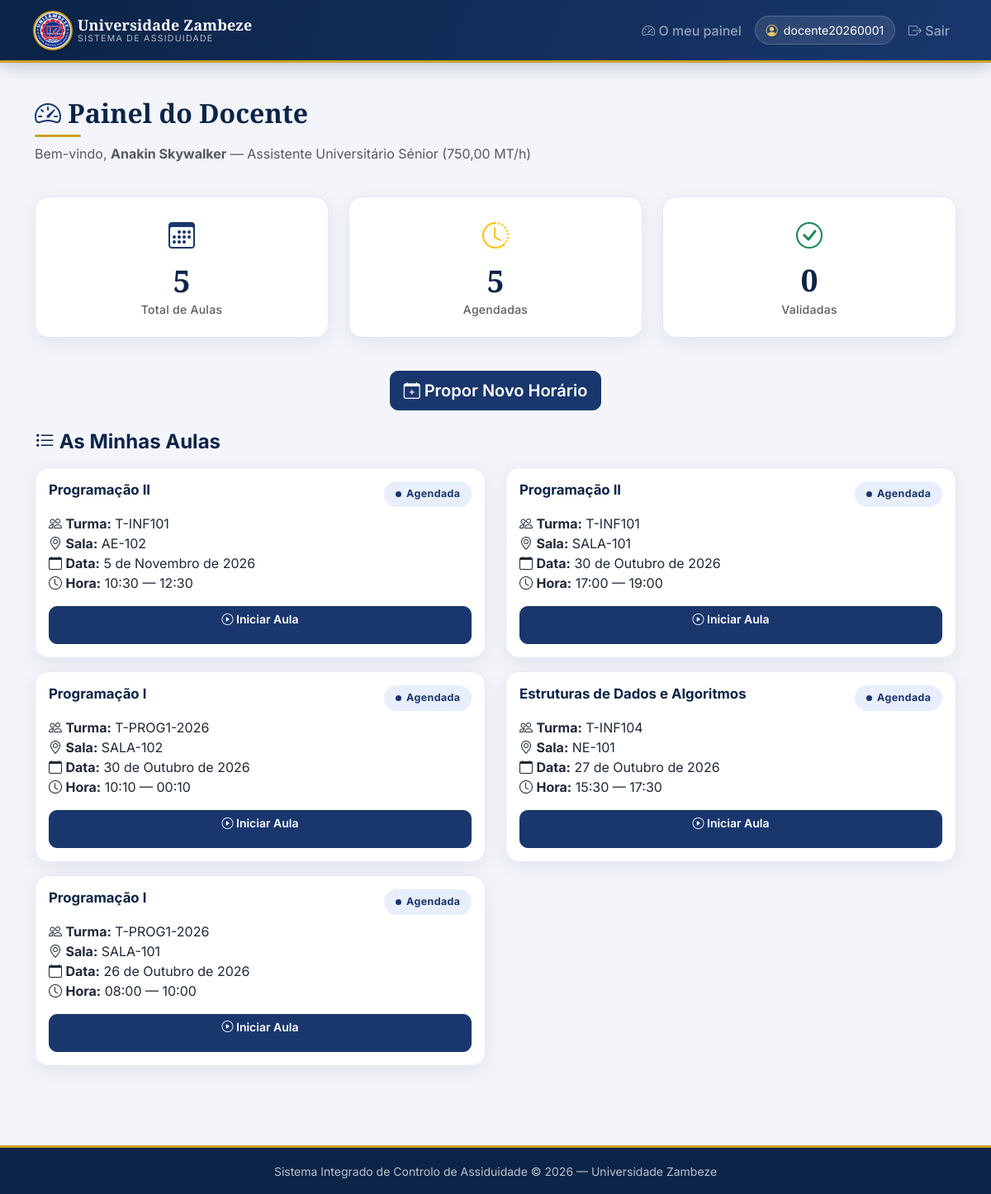
Page /painel/ (signed in) on the committed database.
### sistema/models.py (models this page shows, shortened)
class Docente(models.Model):
    user = models.OneToOneField(User, on_delete=models.CASCADE, null=True, blank=True)
    numero_docente = models.CharField(max_length=20, unique=True)
    nome = models.CharField(max_length=200)
    categoria = models.ForeignKey(CategoriaDocente, on_delete=models.PROTECT)
    departamento = models.CharField(max_length=100)
    estado = models.BooleanField(default=True)
    class Meta:
        verbose_name = "Docente"
        verbose_name_plural = "Docentes"

class CategoriaDocente(models.Model):
    designacao = models.CharField(max_length=100)
    valor_hora = models.DecimalField(max_digits=10, decimal_places=2)
    data_inicio = models.DateField()
    data_fim = models.DateField(null=True, blank=True)
    class Meta:
        verbose_name = "Categoria de Docente"
        verbose_name_plural = "Categorias de Docentes"

class Aula(models.Model):
    ESTADOS = [
        ("agendada", "Agendada"),
        ("em_curso", "Em curso"),
        ("validada", "Validada"),
        ("bloqueada", "Bloqueada"),
        ("cancelada", "Cancelada"),
    ]
    turma = models.ForeignKey(Turma, on_delete=models.PROTECT)
    docente = models.ForeignKey(Docente, on_delete=models.PROTECT)
    uc = models.ForeignKey(UC, on_delete=models.PROTECT)
    sala = models.ForeignKey(Sala, on_delete=models.PROTECT)
    data = models.DateField()
    hora_inicio = models.TimeField()
    hora_fim = models.TimeField()
    sumario = models.TextField(blank=True)
    tema = models.CharField(max_length=200, blank=True)
    estado = models.CharField(max_length=20, choices=ESTADOS, default="agendada")
    hora_inicio_real = models.TimeField(null=True, blank=True)
    hora_fim_real = models.TimeField(null=True, blank=True)
    class Meta:
        verbose_name = "Aula"
        verbose_name_plural = "Aulas"

class UC(models.Model):
    codigo = models.CharField(max_length=20, unique=True)
    nome = models.CharField(max_length=200)
    curso = models.ForeignKey(Curso, on_delete=models.CASCADE)
    creditos = models.IntegerField()
    carga_horaria = models.IntegerField(help_text="Horas totais")
    class Meta:
        verbose_name = "Unidade Curricular"
        verbose_name_plural = "Unidades Curriculares"

class Turma(models.Model):
    codigo = models.CharField(max_length=20, unique=True)
    uc = models.ForeignKey(UC, on_delete=models.CASCADE)
    ano_letivo = models.CharField(max_length=10)
    semestre = models.CharField(max_length=10)
    capacidade = models.IntegerField()
    estado = models.BooleanField(default=True)

class Sala(models.Model):
    EDIFICIOS = [
        ("Novo Edifício", "Novo Edifício"),
        ("Antigo Edifício", "Antigo Edifício"),
        ("Faculdade de Direito", "Faculdade de Direito"),
        ("Anfiteatros", "Anfiteatros"),
    ]
    codigo = models.CharField(max_length=20, unique=True)
    edificio = models.CharField(max_length=100, choices=EDIFICIOS)
    piso = models.CharField(max_length=10)
    recinto = models.ForeignKey(Recinto, on_delete=models.PROTECT, null=True, blank=True)
    latitude = models.DecimalField(max_digits=10, decimal_places=7, null=True, blank=True)
    longitude = models.DecimalField(max_digits=10, decimal_places=7, null=True, blank=True)
    qr_code = models.CharField(max_length=100, blank=True, help_text="Código QR da sala")
    wifi_ssid = models.CharField(max_length=100, blank=True)
    ip_subnet = models.CharField(max_length=50, blank=True, help_text="Ex: 192.168.10.0/24")
    beacon_id = models.CharField(max_length=100, blank=True)
    estado = models.BooleanField(default=True)
    class Meta:
        verbose_name = "Sala"
        verbose_name_plural = "Salas"

### sistema/views.py (the view)
# urls.py: path("painel/", views.painel_docente, name="painel"),
@login_required(login_url="login")
def painel_docente(request):
    if e_coordenacao(request.user):
        return redirect("coordenacao")
    try:
        docente = Docente.objects.get(user=request.user)
    except Docente.DoesNotExist:
        docente = None
    if request.user.is_superuser:
        aulas = Aula.objects.all().order_by("-data", "-hora_inicio")
    elif docente:
        aulas = Aula.objects.filter(docente=docente).order_by("-data", "-hora_inicio")
    else:
        aulas = Aula.objects.none()
    context = {
        "docente": docente,
        "aulas": aulas,
        "total_aulas": aulas.count(),
        "aulas_validadas": aulas.filter(estado="validada").count(),
        "aulas_agendadas": aulas.filter(estado="agendada").count(),
    }
    return render(request, "sistema/painel.html", context)

### sistema/views_coordenacao.py (called while the page is built)
def e_coordenacao(user):
    if not user.is_authenticated:
        return False
    if user.is_superuser:
        return True
    return user.groups.filter(name__in=GRUPOS_COORDENACAO).exists()

### sistema/templates/sistema/painel.html (shortened to what this page needs)
{% extends 'sistema/base.html' %}
{% block content %}
<div class="row mb-4">
    <div class="col-12">
        <h2>
            <i class="bi bi-speedometer2 text-primary"></i>
            Painel do Docente
        </h2>
        {% if docente %}
        <p class="text-muted">
            Bem-vindo, <strong>{{ docente.nome }}</strong> —
            {{ docente.categoria.designacao }} ({{ docente.categoria.valor_hora }} MT/h)
        </p>
        {% else %}
        <p class="text-muted">
            Bem-vindo, <strong>{{ user.username }}</strong> (modo administrador)
        </p>
        {% endif %}
    </div>
</div>
<div class="row mb-4">
    <div class="col-md-4 col-6 mb-3">
        <div class="card text-center">
            <div class="card-body">
                <i class="bi bi-calendar3 text-primary" style="font-size: 2rem;"></i>
                <h3 class="mt-2 mb-0">{{ total_aulas }}</h3>
                <small class="text-muted">Total de Aulas</small>
            </div>
        </div>
    </div>
    <div class="col-md-4 col-6 mb-3">
        <div class="card text-center">
            <div class="card-body">
                <i class="bi bi-clock-history text-warning" style="font-size: 2rem;"></i>
                <h3 class="mt-2 mb-0">{{ aulas_agendadas }}</h3>
                <small class="text-muted">Agendadas</small>
            </div>
        </div>
    </div>
    <div class="col-md-4 col-12 mb-3">
        <div class="card text-center">
            <div class="card-body">
                <i class="bi bi-check-circle text-success" style="font-size: 2rem;"></i>
                <h3 class="mt-2 mb-0">{{ aulas_validadas }}</h3>
                <small class="text-muted">Validadas</small>
            </div>
        </div>
    </div>
</div>
<div class="row mb-4">
    <div class="col-12 text-center">
        <a href="{% url 'propor_horario' %}" class="btn btn-primary btn-lg">
            <i class="bi bi-calendar-plus"></i> Propor Novo Horário
        </a>
    </div>
</div>
<h4 class="mb-3">
    <i class="bi bi-list-task"></i> As Minhas Aulas
</h4>
{% if aulas %}
    <div class="row">
    {% for aula in aulas %}
        <div class="col-md-6 col-12 card-aula">
            <div class="card mb-3">
                <div class="card-body">
                    <div class="d-flex justify-content-between align-items-start mb-2">
                        <h5 class="card-title mb-0">{{ aula.uc.nome }}</h5>
                        <span class="badge-estado badge-{{ aula.estado }}">
                            {{ aula.get_estado_display }}
                        </span>
                    </div>
                    <p class="card-text mb-2">
                        <i class="bi bi-people"></i> <strong>Turma:</strong> {{ aula.turma.codigo }}<br>
                        <i class="bi bi-geo-alt"></i> <strong>Sala:</strong> {{ aula.sala.codigo }}<br>
                        <i class="bi bi-calendar"></i> <strong>Data:</strong> {{ aula.data }}<br>
                        <i class="bi bi-clock"></i> <strong>Hora:</strong> {{ aula.hora_inicio }} — {{ aula.hora_fim }}
                    </p>
                    <div class="mt-3">
                        {% if aula.estado == "agendada" %}
                        <a href="{% url 'detalhe_aula' aula.id %}" class="btn btn-primary btn-sm btn-mobile w-100">
                            <i class="bi bi-play-circle"></i> Iniciar Aula
                        </a>
                        {% elif aula.estado == "em_curso" %}
                        <a href="{% url 'detalhe_aula' aula.id %}" class="btn btn-warning btn-sm btn-mobile w-100">
                            <i class="bi bi-hourglass-split"></i> Continuar Aula
                        </a>
                        {% elif aula.estado == "bloqueada" %}
                        <a href="{% url 'detalhe_aula' aula.id %}" class="btn btn-danger btn-sm btn-mobile w-100">
                            <i class="bi bi-x-octagon"></i> Aula Bloqueada
                        </a>
                        {% elif aula.estado == "validada" %}
                        <a href="{% url 'detalhe_aula' aula.id %}" class="btn btn-success btn-sm btn-mobile w-100">
                            <i class="bi bi-check-circle"></i> Ver Aula Concluída
                        </a>
                        {% endif %}
                    </div>
                </div>
            </div>
        </div>
    {% endfor %}
    </div>
{% else %}
    <div class="alert alert-info">
        <i class="bi bi-info-circle"></i>
        Ainda não tem aulas registadas.
    </div>
{% endif %}
{% endblock %}

### sistema/templates/sistema/base.html (shortened to what this page needs)
{% load static %}
<!DOCTYPE html>
<html lang="pt">
<head>
    <link href="https://cdn.jsdelivr.net/npm/bootstrap@5.3.0/dist/css/bootstrap.min.css" rel="stylesheet">
    <link href="https://cdn.jsdelivr.net/npm/bootstrap-icons@1.11.0/font/bootstrap-icons.css" rel="stylesheet">
    <link rel="stylesheet" href="{% static 'css/estilo.css' %}">
</head>
<body class="{% block body_class %}{% endblock %}">
<nav class="navbar navbar-expand-lg navbar-dark navbar-uz sticky-top">
    <div class="container">
        <a class="navbar-brand d-flex align-items-center gap-2 mx-auto mx-lg-0" href="/">
            <img src="{% static 'img/logo-uz.png' %}" class="logo-navbar" alt="Universidade Zambeze" width="44" height="44">
            <span class="marca text-center text-lg-start">
                <strong>Universidade Zambeze</strong>
                <small>Sistema de Assiduidade</small>
            </span>
        </a>
        <div class="collapse navbar-collapse" id="menuPrincipal">
            <ul class="navbar-nav ms-auto align-items-lg-center gap-lg-2">
                {% if user.is_authenticated %}
                    {% if user.is_superuser or user.groups.exists %}
                    <li class="nav-item">
                        <a class="nav-link" href="{% url 'coordenacao' %}">
                            <i class="bi bi-diagram-3"></i> Coordenação
                        </a>
                    </li>
                    {% else %}
                    <li class="nav-item">
                        <a class="nav-link" href="{% url 'painel' %}">
                            <i class="bi bi-speedometer2"></i> O meu painel
                        </a>
                    </li>
                    {% endif %}
                    <li class="nav-item">
                        <span class="chip-utilizador">
                            <i class="bi bi-person-circle"></i> {{ user.username }}
                        </span>
                    </li>
                    <li class="nav-item">
                        <a class="nav-link" href="/logout/">
                            <i class="bi bi-box-arrow-right"></i> Sair
                        </a>
                    </li>
                {% else %}
                    <li class="nav-item">
                        <a class="nav-link" href="/login/">
                            <i class="bi bi-box-arrow-in-right"></i> Entrar
                        </a>
                    </li>
                {% endif %}
            </ul>
        </div>
    </div>
</nav>
<main class="container mb-5">
    {% block content %}{% endblock %}
</main>
<footer class="rodape-uz text-center py-3">
    <small>
        Sistema Integrado de Controlo de Assiduidade &copy; 2026 —
        Universidade Zambeze
    </small>
</footer>
</body>
</html>

### rows in the picture
Docente: nome "Anakin Skywalker", categoria.designacao "Assistente Universitário Sénior", categoria.valor_hora "750,00"
Aula: uc.nome "Programação II", estado "Agendada", turma.codigo "T-INF101", sala.codigo "AE-102", data "5 de Novembro de 2026", hora_inicio "10:30", hora_fim "12:30", shows "Iniciar Aula"
Aula: uc.nome "Programação II", estado "Agendada", turma.codigo "T-INF101", sala.codigo "SALA-101", data "30 de Outubro de 2026", hora_inicio "17:00", hora_fim "19:00", shows "Iniciar Aula"
Aula: uc.nome "Programação I", estado "Agendada", turma.codigo "T-PROG1-2026", sala.codigo "SALA-102", data "30 de Outubro de 2026", hora_inicio "10:10", hora_fim "00:10", shows "Iniciar Aula"
Aula: uc.nome "Estruturas de Dados e Algoritmos", estado "Agendada", turma.codigo "T-INF104", sala.codigo "NE-101", data "27 de Outubro de 2026", hora_inicio "15:30", hora_fim "17:30", shows "Iniciar Aula"
Aula: uc.nome "Programação I", estado "Agendada", turma.codigo "T-PROG1-2026", sala.codigo "SALA-101", data "26 de Outubro de 2026", hora_inicio "08:00", hora_fim "10:00", shows "Iniciar Aula"

### other values in the picture
{{ user.username }} "docente20260001"
{{ total_aulas }} "5"
{{ aulas_agendadas }} "5"
{{ aulas_validadas }} "0"
